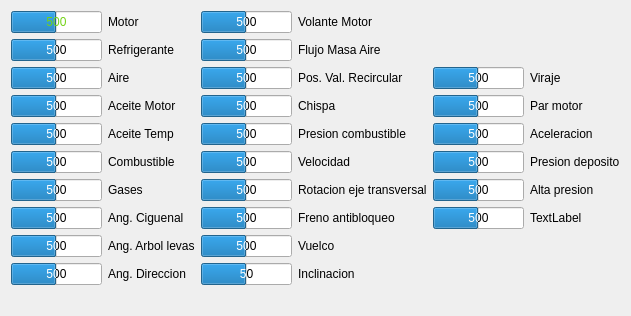
        <widget class="QWidget" name="tab">
         <attribute name="title">
          <string>car 3</string>
         </attribute>
         <layout class="QVBoxLayout" name="verticalLayout_23">
          <item>
           <layout class="QGridLayout" name="gridLayout_49">
            <item row="0" column="0">
             <layout class="QGridLayout" name="gridLayout_50">
              <item row="0" column="0">
               <layout class="QVBoxLayout" name="verticalLayout_19">
                <item>
                 <widget class="QProgressBar" name="temp_motor_7">
                  <property name="palette">
                   <palette>
                    <active>
                     <colorrole role="WindowText">
                      <brush brushstyle="SolidPattern">
                       <color alpha="255">
                        <red>115</red>
                        <green>210</green>
                        <blue>22</blue>
                       </color>
                      </brush>
                     </colorrole>
                     <colorrole role="Text">
                      <brush brushstyle="SolidPattern">
                       <color alpha="255">
                        <red>115</red>
                        <green>210</green>
                        <blue>22</blue>
                       </color>
                      </brush>
                     </colorrole>
                     <colorrole role="ButtonText">
                      <brush brushstyle="SolidPattern">
                       <color alpha="255">
                        <red>115</red>
                        <green>210</green>
                        <blue>22</blue>
                       </color>
                      </brush>
                     </colorrole>
                     <colorrole role="Link">
                      <brush brushstyle="SolidPattern">
                       <color alpha="255">
                        <red>239</red>
                        <green>41</green>
                        <blue>41</blue>
                       </color>
                      </brush>
                     </colorrole>
                    </active>
                    <inactive>
                     <colorrole role="WindowText">
                      <brush brushstyle="SolidPattern">
                       <color alpha="255">
                        <red>115</red>
                        <green>210</green>
                        <blue>22</blue>
                       </color>
                      </brush>
                     </colorrole>
                     <colorrole role="Text">
                      <brush brushstyle="SolidPattern">
                       <color alpha="255">
                        <red>115</red>
                        <green>210</green>
                        <blue>22</blue>
                       </color>
                      </brush>
                     </colorrole>
                     <colorrole role="ButtonText">
                      <brush brushstyle="SolidPattern">
                       <color alpha="255">
                        <red>115</red>
                        <green>210</green>
                        <blue>22</blue>
                       </color>
                      </brush>
                     </colorrole>
                     <colorrole role="Link">
                      <brush brushstyle="SolidPattern">
                       <color alpha="255">
                        <red>239</red>
                        <green>41</green>
                        <blue>41</blue>
                       </color>
                      </brush>
                     </colorrole>
                    </inactive>
                    <disabled>
                     <colorrole role="WindowText">
                      <brush brushstyle="SolidPattern">
                       <color alpha="255">
                        <red>115</red>
                        <green>210</green>
                        <blue>22</blue>
                       </color>
                      </brush>
                     </colorrole>
                     <colorrole role="Text">
                      <brush brushstyle="SolidPattern">
                       <color alpha="255">
                        <red>115</red>
                        <green>210</green>
                        <blue>22</blue>
                       </color>
                      </brush>
                     </colorrole>
                     <colorrole role="ButtonText">
                      <brush brushstyle="SolidPattern">
                       <color alpha="255">
                        <red>115</red>
                        <green>210</green>
                        <blue>22</blue>
                       </color>
                      </brush>
                     </colorrole>
                     <colorrole role="Link">
                      <brush brushstyle="SolidPattern">
                       <color alpha="255">
                        <red>239</red>
                        <green>41</green>
                        <blue>41</blue>
                       </color>
                      </brush>
                     </colorrole>
                    </disabled>
                   </palette>
                  </property>
                  <property name="styleSheet">
                   <string notr="true">color: rgb(239, 41, 41);

color: rgb(245, 121, 0);

color: rgb(115, 210, 22);
</string>
                  </property>
                  <property name="maximum">
                   <number>1000</number>
                  </property>
                  <property name="value">
                   <number>500</number>
                  </property>
                  <property name="format">
                   <string>%v</string>
                  </property>
                 </widget>
                </item>
                <item>
                 <widget class="QProgressBar" name="temp_refrigerante_7">
                  <property name="maximum">
                   <number>1000</number>
                  </property>
                  <property name="value">
                   <number>500</number>
                  </property>
                  <property name="format">
                   <string>%v</string>
                  </property>
                 </widget>
                </item>
                <item>
                 <widget class="QProgressBar" name="temp_aire_7">
                  <property name="maximum">
                   <number>1000</number>
                  </property>
                  <property name="value">
                   <number>500</number>
                  </property>
                  <property name="format">
                   <string>%v</string>
                  </property>
                 </widget>
                </item>
                <item>
                 <widget class="QProgressBar" name="temp_aceite_t_7">
                  <property name="maximum">
                   <number>1000</number>
                  </property>
                  <property name="value">
                   <number>500</number>
                  </property>
                  <property name="format">
                   <string>%v</string>
                  </property>
                 </widget>
                </item>
                <item>
                 <widget class="QProgressBar" name="temp_aceite_m_7">
                  <property name="maximum">
                   <number>1000</number>
                  </property>
                  <property name="value">
                   <number>500</number>
                  </property>
                  <property name="format">
                   <string>%v</string>
                  </property>
                 </widget>
                </item>
                <item>
                 <widget class="QProgressBar" name="temp_combust_7">
                  <property name="maximum">
                   <number>1000</number>
                  </property>
                  <property name="value">
                   <number>500</number>
                  </property>
                  <property name="format">
                   <string>%v</string>
                  </property>
                 </widget>
                </item>
                <item>
                 <widget class="QProgressBar" name="temp_gases_7">
                  <property name="maximum">
                   <number>1000</number>
                  </property>
                  <property name="value">
                   <number>500</number>
                  </property>
                  <property name="format">
                   <string>%v</string>
                  </property>
                 </widget>
                </item>
                <item>
                 <widget class="QProgressBar" name="ang_arbol_levas_7">
                  <property name="maximum">
                   <number>1000</number>
                  </property>
                  <property name="value">
                   <number>500</number>
                  </property>
                  <property name="format">
                   <string>%v</string>
                  </property>
                 </widget>
                </item>
                <item>
                 <widget class="QProgressBar" name="angulo_ciguenal_7">
                  <property name="maximum">
                   <number>1000</number>
                  </property>
                  <property name="value">
                   <number>500</number>
                  </property>
                  <property name="format">
                   <string>%v</string>
                  </property>
                 </widget>
                </item>
                <item>
                 <widget class="QProgressBar" name="ang_direc_7">
                  <property name="maximum">
                   <number>1000</number>
                  </property>
                  <property name="value">
                   <number>500</number>
                  </property>
                  <property name="format">
                   <string>%v</string>
                  </property>
                 </widget>
                </item>
               </layout>
              </item>
              <item row="0" column="1">
               <layout class="QVBoxLayout" name="verticalLayout_20">
                <item>
                 <layout class="QHBoxLayout" name="horizontalLayout_157">
                  <item>
                   <widget class="QLabel" name="label_163">
                    <property name="text">
                     <string>Motor</string>
                    </property>
                   </widget>
                  </item>
                 </layout>
                </item>
                <item>
                 <layout class="QHBoxLayout" name="horizontalLayout_158">
                  <item>
                   <widget class="QLabel" name="label_164">
                    <property name="text">
                     <string>Refrigerante</string>
                    </property>
                   </widget>
                  </item>
                 </layout>
                </item>
                <item>
                 <layout class="QHBoxLayout" name="horizontalLayout_159">
                  <item>
                   <widget class="QLabel" name="label_165">
                    <property name="text">
                     <string>Aire</string>
                    </property>
                   </widget>
                  </item>
                 </layout>
                </item>
                <item>
                 <layout class="QHBoxLayout" name="horizontalLayout_160">
                  <item>
                   <widget class="QLabel" name="label_166">
                    <property name="text">
                     <string>Aceite Motor</string>
                    </property>
                   </widget>
                  </item>
                 </layout>
                </item>
                <item>
                 <layout class="QHBoxLayout" name="horizontalLayout_161">
                  <item>
                   <widget class="QLabel" name="label_167">
                    <property name="text">
                     <string>Aceite Temp</string>
                    </property>
                   </widget>
                  </item>
                 </layout>
                </item>
                <item>
                 <layout class="QHBoxLayout" name="horizontalLayout_162">
                  <item>
                   <widget class="QLabel" name="label_168">
                    <property name="text">
                     <string>Combustible</string>
                    </property>
                   </widget>
                  </item>
                 </layout>
                </item>
                <item>
                 <layout class="QHBoxLayout" name="horizontalLayout_163">
                  <item>
                   <widget class="QLabel" name="label_169">
                    <property name="text">
                     <string>Gases</string>
                    </property>
                   </widget>
                  </item>
                 </layout>
                </item>
                <item>
                 <layout class="QHBoxLayout" name="horizontalLayout_164">
                  <item>
                   <widget class="QLabel" name="label_170">
                    <property name="text">
                     <string>Ang. Ciguenal</string>
                    </property>
                   </widget>
                  </item>
                 </layout>
                </item>
                <item>
                 <layout class="QHBoxLayout" name="horizontalLayout_165">
                  <item>
                   <widget class="QLabel" name="label_171">
                    <property name="text">
                     <string>Ang. Arbol levas</string>
                    </property>
                   </widget>
                  </item>
                 </layout>
                </item>
                <item>
                 <layout class="QHBoxLayout" name="horizontalLayout_166">
                  <item>
                   <widget class="QLabel" name="label_172">
                    <property name="text">
                     <string>Ang. Direccion</string>
                    </property>
                   </widget>
                  </item>
                 </layout>
                </item>
               </layout>
              </item>
             </layout>
            </item>
            <item row="0" column="1">
             <layout class="QGridLayout" name="gridLayout_51">
              <item row="0" column="0">
               <layout class="QGridLayout" name="gridLayout_52">
                <item row="2" column="0">
                 <widget class="QProgressBar" name="pos_val_recircul_7">
                  <property name="maximum">
                   <number>1000</number>
                  </property>
                  <property name="value">
                   <number>500</number>
                  </property>
                  <property name="format">
                   <string>%v</string>
                  </property>
                 </widget>
                </item>
                <item row="7" column="0">
                 <widget class="QProgressBar" name="freno_antiblo_7">
                  <property name="maximum">
                   <number>1000</number>
                  </property>
                  <property name="value">
                   <number>500</number>
                  </property>
                  <property name="format">
                   <string>%v</string>
                  </property>
                 </widget>
                </item>
                <item row="8" column="0">
                 <widget class="QProgressBar" name="vuelco_7">
                  <property name="maximum">
                   <number>1000</number>
                  </property>
                  <property name="value">
                   <number>500</number>
                  </property>
                  <property name="format">
                   <string>%v</string>
                  </property>
                 </widget>
                </item>
                <item row="4" column="0">
                 <widget class="QProgressBar" name="pres_combust_7">
                  <property name="maximum">
                   <number>1000</number>
                  </property>
                  <property name="value">
                   <number>500</number>
                  </property>
                  <property name="format">
                   <string>%v</string>
                  </property>
                 </widget>
                </item>
                <item row="9" column="0">
                 <widget class="QProgressBar" name="inclinacion_7">
                  <property name="maximum">
                   <number>1000</number>
                  </property>
                  <property name="value">
                   <number>500</number>
                  </property>
                  <property name="format">
                   <string>%p</string>
                  </property>
                 </widget>
                </item>
                <item row="5" column="0">
                 <widget class="QProgressBar" name="velocidad_7">
                  <property name="maximum">
                   <number>1000</number>
                  </property>
                  <property name="value">
                   <number>500</number>
                  </property>
                  <property name="format">
                   <string>%v</string>
                  </property>
                 </widget>
                </item>
                <item row="6" column="0">
                 <widget class="QProgressBar" name="rot_eje_trans_7">
                  <property name="maximum">
                   <number>1000</number>
                  </property>
                  <property name="value">
                   <number>500</number>
                  </property>
                  <property name="format">
                   <string>%v</string>
                  </property>
                 </widget>
                </item>
                <item row="0" column="0">
                 <widget class="QProgressBar" name="volante_motor_7">
                  <property name="maximum">
                   <number>1000</number>
                  </property>
                  <property name="value">
                   <number>500</number>
                  </property>
                  <property name="format">
                   <string>%v</string>
                  </property>
                 </widget>
                </item>
                <item row="1" column="0">
                 <widget class="QProgressBar" name="flujo_masa_aire_7">
                  <property name="maximum">
                   <number>1000</number>
                  </property>
                  <property name="value">
                   <number>500</number>
                  </property>
                  <property name="format">
                   <string>%v</string>
                  </property>
                 </widget>
                </item>
                <item row="3" column="0">
                 <widget class="QProgressBar" name="chispa_7">
                  <property name="maximum">
                   <number>1000</number>
                  </property>
                  <property name="value">
                   <number>500</number>
                  </property>
                  <property name="format">
                   <string>%v</string>
                  </property>
                 </widget>
                </item>
               </layout>
              </item>
              <item row="0" column="1">
               <layout class="QGridLayout" name="gridLayout_53">
                <item row="0" column="0">
                 <layout class="QHBoxLayout" name="horizontalLayout_167">
                  <item>
                   <widget class="QLabel" name="label_173">
                    <property name="text">
                     <string>Volante Motor</string>
                    </property>
                   </widget>
                  </item>
                 </layout>
                </item>
                <item row="1" column="0">
                 <layout class="QHBoxLayout" name="horizontalLayout_168">
                  <item>
                   <widget class="QLabel" name="label_174">
                    <property name="text">
                     <string>Flujo Masa Aire</string>
                    </property>
                   </widget>
                  </item>
                 </layout>
                </item>
                <item row="2" column="0">
                 <layout class="QHBoxLayout" name="horizontalLayout_169">
                  <item>
                   <widget class="QLabel" name="label_175">
                    <property name="text">
                     <string>Pos. Val. Recircular</string>
                    </property>
                   </widget>
                  </item>
                 </layout>
                </item>
                <item row="3" column="0">
                 <layout class="QHBoxLayout" name="horizontalLayout_170">
                  <item>
                   <widget class="QLabel" name="label_176">
                    <property name="text">
                     <string>Chispa</string>
                    </property>
                   </widget>
                  </item>
                 </layout>
                </item>
                <item row="4" column="0">
                 <layout class="QHBoxLayout" name="horizontalLayout_171">
                  <item>
                   <widget class="QLabel" name="label_177">
                    <property name="text">
                     <string>Presion combustible</string>
                    </property>
                   </widget>
                  </item>
                 </layout>
                </item>
                <item row="5" column="0">
                 <layout class="QHBoxLayout" name="horizontalLayout_172">
                  <item>
                   <widget class="QLabel" name="label_178">
                    <property name="text">
                     <string>Velocidad</string>
                    </property>
                   </widget>
                  </item>
                 </layout>
                </item>
                <item row="6" column="0">
                 <layout class="QHBoxLayout" name="horizontalLayout_173">
                  <item>
                   <widget class="QLabel" name="label_179">
                    <property name="text">
                     <string>Rotacion eje transversal</string>
                    </property>
                   </widget>
                  </item>
                 </layout>
                </item>
                <item row="7" column="0">
                 <layout class="QHBoxLayout" name="horizontalLayout_174">
                  <item>
                   <widget class="QLabel" name="label_180">
                    <property name="text">
                     <string>Freno antibloqueo</string>
                    </property>
                   </widget>
                  </item>
                 </layout>
                </item>
                <item row="8" column="0">
                 <layout class="QHBoxLayout" name="horizontalLayout_175">
                  <item>
                   <widget class="QLabel" name="label_181">
                    <property name="text">
                     <string>Vuelco</string>
                    </property>
                   </widget>
                  </item>
                 </layout>
                </item>
                <item row="9" column="0">
                 <layout class="QHBoxLayout" name="horizontalLayout_176">
                  <item>
                   <widget class="QLabel" name="label_182">
                    <property name="text">
                     <string>Inclinacion</string>
                    </property>
                   </widget>
                  </item>
                 </layout>
                </item>
               </layout>
              </item>
             </layout>
            </item>
            <item row="0" column="2">
             <layout class="QGridLayout" name="gridLayout_54">
              <item row="0" column="0">
               <layout class="QGridLayout" name="gridLayout_55">
                <item row="0" column="0">
                 <widget class="QProgressBar" name="viraje_7">
                  <property name="maximum">
                   <number>1000</number>
                  </property>
                  <property name="value">
                   <number>500</number>
                  </property>
                  <property name="format">
                   <string>%v</string>
                  </property>
                 </widget>
                </item>
                <item row="1" column="0">
                 <widget class="QProgressBar" name="par_motor_7">
                  <property name="maximum">
                   <number>1000</number>
                  </property>
                  <property name="value">
                   <number>500</number>
                  </property>
                  <property name="format">
                   <string>%v</string>
                  </property>
                 </widget>
                </item>
                <item row="2" column="0">
                 <widget class="QProgressBar" name="aceleracion_7">
                  <property name="maximum">
                   <number>1000</number>
                  </property>
                  <property name="value">
                   <number>500</number>
                  </property>
                  <property name="format">
                   <string>%v</string>
                  </property>
                 </widget>
                </item>
                <item row="3" column="0">
                 <widget class="QProgressBar" name="pres_deposito_7">
                  <property name="maximum">
                   <number>1000</number>
                  </property>
                  <property name="value">
                   <number>500</number>
                  </property>
                  <property name="format">
                   <string>%v</string>
                  </property>
                 </widget>
                </item>
                <item row="4" column="0">
                 <widget class="QProgressBar" name="alta_presion_7">
                  <property name="maximum">
                   <number>1000</number>
                  </property>
                  <property name="value">
                   <number>500</number>
                  </property>
                  <property name="format">
                   <string>%v</string>
                  </property>
                 </widget>
                </item>
                <item row="5" column="0">
                 <widget class="QProgressBar" name="progressBar_42">
                  <property name="maximum">
                   <number>1000</number>
                  </property>
                  <property name="value">
                   <number>500</number>
                  </property>
                  <property name="format">
                   <string>%v</string>
                  </property>
                 </widget>
                </item>
               </layout>
              </item>
              <item row="0" column="1">
               <layout class="QGridLayout" name="gridLayout_56">
                <item row="0" column="0">
                 <layout class="QHBoxLayout" name="horizontalLayout_177">
                  <item>
                   <widget class="QLabel" name="label_183">
                    <property name="text">
                     <string>Viraje</string>
                    </property>
                   </widget>
                  </item>
                 </layout>
                </item>
                <item row="1" column="0">
                 <layout class="QHBoxLayout" name="horizontalLayout_178">
                  <item>
                   <widget class="QLabel" name="label_184">
                    <property name="text">
                     <string>Par motor</string>
                    </property>
                   </widget>
                  </item>
                 </layout>
                </item>
                <item row="2" column="0">
                 <layout class="QHBoxLayout" name="horizontalLayout_179">
                  <item>
                   <widget class="QLabel" name="label_185">
                    <property name="text">
                     <string>Aceleracion</string>
                    </property>
                   </widget>
                  </item>
                 </layout>
                </item>
                <item row="3" column="0">
                 <layout class="QHBoxLayout" name="horizontalLayout_180">
                  <item>
                   <widget class="QLabel" name="label_186">
                    <property name="text">
                     <string>Presion deposito</string>
                    </property>
                   </widget>
                  </item>
                 </layout>
                </item>
                <item row="4" column="0">
                 <layout class="QHBoxLayout" name="horizontalLayout_181">
                  <item>
                   <widget class="QLabel" name="label_187">
                    <property name="text">
                     <string>Alta presion</string>
                    </property>
                   </widget>
                  </item>
                 </layout>
                </item>
                <item row="5" column="0">
                 <layout class="QHBoxLayout" name="horizontalLayout_182">
                  <item>
                   <widget class="QLabel" name="label_188">
                    <property name="text">
                     <string>TextLabel</string>
                    </property>
                   </widget>
                  </item>
                 </layout>
                </item>
               </layout>
              </item>
             </layout>
            </item>
           </layout>
          </item>
          <item>
           <widget class="QLabel" name="label_215">
            <property name="text">
             <string/>
            </property>
            <property name="scaledContents">
             <bool>true</bool>
            </property>
           </widget>
          </item>
         </layout>
        </widget>
